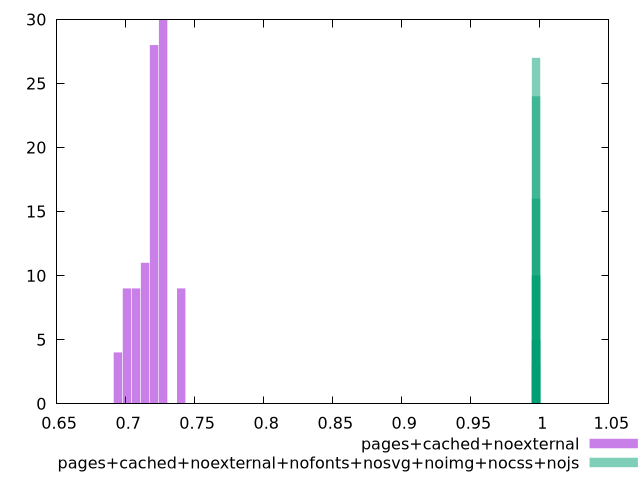

Write gnuplot code to recreate this figure.
$_pagesCachedNoexternal <<EOF
0.6943842966204659 4
0.7271382728761483 30
0.7074858871227389 9
0.7140366823738753 11
0.7205874776250119 28
0.7402398633784212 9
0.7009350918716024 9
EOF
$_pagesCachedNoexternalNofontsNosvgNoimgNocssNojs <<EOF
0.9972352189802421 16
0.99725970242575 10
0.9972474607029961 24
0.9972719441485038 3
0.9972413398416191 27
0.997265823287127 5
0.9972290981188652 5
0.997253581564373 10
EOF
set key outside below
set terminal pngcairo
set output "report_00006_2020-11-02T20-21-41.718Z/performance_score/performance_score_pages+cached+noexternal_pages+cached+noexternal+nofonts+nosvg+noimg+nocss+nojs+hist.png"
set boxwidth 0.00605775295056076
set style fill transparent solid 0.5 noborder
set yrange [0:30]
plot $_pagesCachedNoexternal title "pages+cached+noexternal" with boxes ,$_pagesCachedNoexternalNofontsNosvgNoimgNocssNojs title "pages+cached+noexternal+nofonts+nosvg+noimg+nocss+nojs" with boxes ,
